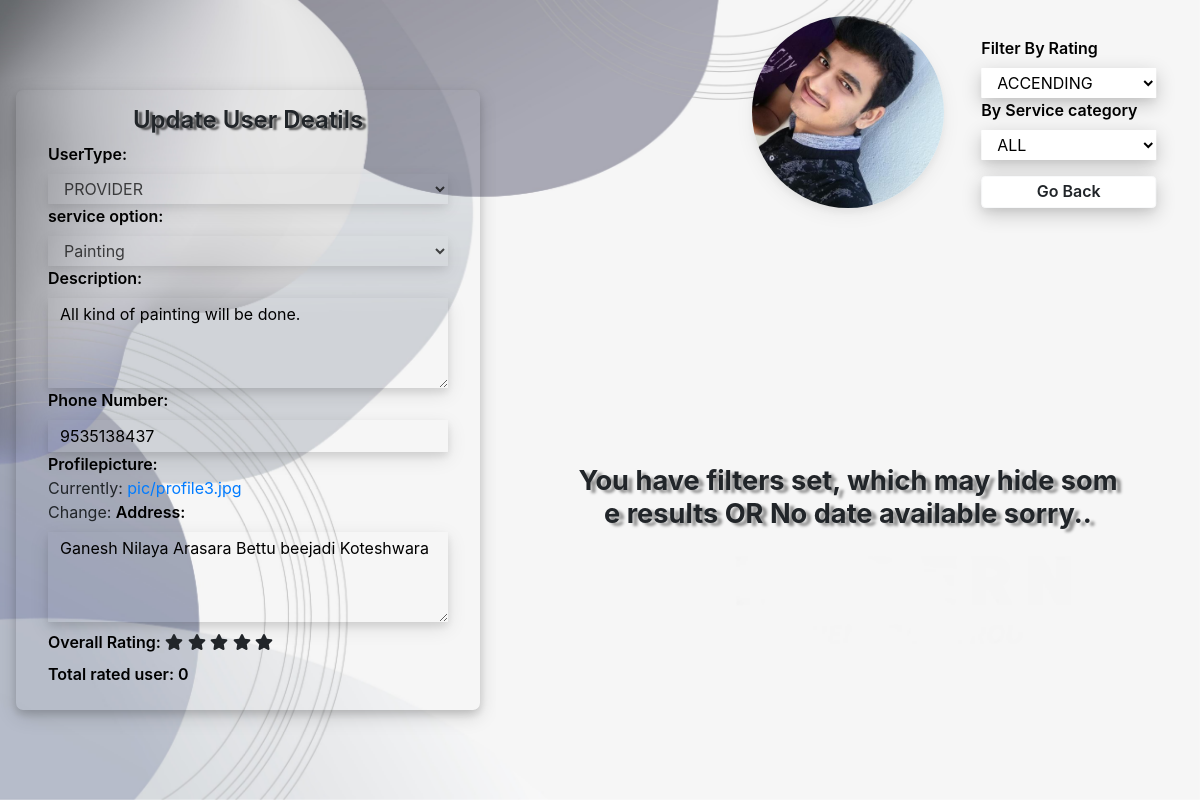
Screenshot of /userHome/1/ with the database file from the repository.
### core/models.py (models this page shows, shortened)
class Applicationuser(models.Model):
    class Meta:
        ordering =['uid']
    choice = (('provider','PROVIDER'),('seeker','SEEKER'))
    service_category = (
        ('cleaning','Cleaning'),
        ('plumbing','Plumbing'),
        ('electrician','Electrician'),
        ('painting','Painting'),
        ('furniture','Furniture Assembly')
    )
    uid = models.AutoField(primary_key=True)
    user = models.OneToOneField(User,null=True,on_delete=models.SET_NULL)
    user_satus = models.CharField(max_length=10,choices=choice,null=True,blank=True)
    service_catogory = models.CharField(max_length=50,blank=True,null=True,choices=service_category)
    description = models.TextField(blank=True,null=True)
    phonenumber = models.CharField(max_length=10)
    profile_pic = models.ImageField(upload_to='pic/',blank=True,null=True)
    rating = models.IntegerField(default=0)
    rated_user_count = models.IntegerField(default=0)
    address = models.TextField()

### core/views.py (the view)
# urls.py: url(r'^userHome/(?P<user_id>[0-9]+)/$',views.user_page,name="userhome"),
def user_page(request,user_id=None):
    username = Applicationuser.objects.get(uid=user_id).user.username
    Number_of_objects_per_page = 16
    context={}
    obj = Applicationuser.objects.get(uid=user_id )
    if request.method == "POST":
        form = App_user_form(request.POST,request.FILES,instance=obj)
        if form.is_valid():
            form.save()
    else:
        form = App_user_form( instance=obj)
    commentobj = Comment.objects.filter(job__provider__user__username=username)
    filter_rating_query = request.GET.get("filter_rating","accending")
    if filter_rating_query == "accending":
        commentobj = Comment.objects.filter(job__provider__user__username=username).order_by('rating','cid')
    else:
        commentobj = Comment.objects.filter(job__provider__user__username=username).order_by('-rating','cid')
    filter_category_query = request.GET.get("filter_cat","all")
    if filter_category_query == "all":
        pass
    else:
        commentobj = commentobj.filter(Q(job__job_title=filter_category_query))
    if commentobj:
        paginated_object_list = Paginator(commentobj,Number_of_objects_per_page)
        page_number =  request.GET.get('page')
        commentobj = paginated_object_list.get_page(page_number)
    try:
        if int(request.user.applicationuser.uid) == int(user_id):
            context["thirdperson"] = "self"
        else:
            context["thirdperson"] = "thirdperson"
    except Exception as p:
        context["thirdperson"] = "thirdperson"
    context['userobj']= obj
    context['commentobj'] = commentobj
    context['form']=form
    context['image']= Applicationuser.objects.get(uid=user_id).profile_pic.url
    return render(request,'user.html',context)

### core/forms.py
class App_user_form(forms.ModelForm):
    class Meta:
        model = Applicationuser
        fields = '__all__'
        exclude= ('uid','user','rating','rated_user_count')
        labels ={
            'user_satus' :'Select UserType',
            'phonenumber' : "Enter Phone Number",
            'profile_pic':"Select Profilepicture",
            'address':  "Enter Address",
            'service_catogory': "Enter service option"
        }
        widgets = {
             'description': forms.Textarea(attrs={'rows':2}),
             'address': forms.Textarea(attrs={'rows':2}),
        }

### template/user.html (shortened to what this page needs)
<!DOCTYPE html>
{% load custumTags %}
{% load static %}
{% load crispy_forms_tags %}
<html lang="en">
<head>
    <link rel="stylesheet" href="https://cdnjs.cloudflare.com/ajax/libs/font-awesome/4.7.0/css/font-awesome.min.css">
    <link rel="stylesheet" href="https://maxcdn.bootstrapcdn.com/bootstrap/4.0.0/css/bootstrap.min.css">
</head>
<body>
     <div class="maincontainer" >
        <div class="content-container" >
            <div class="left-content">
                    <form class="userform" method="POST" enctype="multipart/form-data">
                        <h4 class="updateheading">Update User Deatils</h4>
                        {{ form }}
                        <label class="mt-2">Overall Rating:  </label>
                         {% for x in "stars" %}
                            {% if forloop.counter <= userobj.rating %}
                                <span class="fa fa-star checked"></span>
                            {% else %}
                                <span class="fa fa-star"></span>
                            {% endif %}
                        {% endfor %}
                        <br>
                        <label >Total rated user:  {{userobj.rated_user_count}}</label>
                    </form>
            </div>
            <div class="right-content">
                    <div class="image-container">
                        <img class="userimage" src="{{image}}" alt="">
                        <div class="filter_container">
                            <label for="filter_rating">Filter By Rating</label>
                            <select name="filter_rating" id="filter_rating">
                                <option value="accending" selected>ACCENDING</option>
                            </select>
                            <label for="filter_cat">By Service category</label>
                            <select name="filter_cat" id="filter_cat">
                                <option value="all" selected>ALL</option>
                            </select>
                            <a class="btn btn-light back" onclick="goback()">Go Back</a>
                        </div>
                    </div>
                    <div class="container">
                    <div class="container_content">
                    {% for value in commentobj %}
                            <div class="card-container" onclick="gotoJobDash('{{value.job_id}}')">
                                    <div class="card-leftpart">
                                        <h5 class="commenter">{{value.job.seeker.user.username}}<span class="commentdate">{{value.timestamp}}</span></h5>
                                        <p class="comment">{{value.content}}</p>
                                        <span class="center_icon"></span>
                                        {% if value.job.job_title == "electrician" %}
                                            <i class="fas fa-charging-station"></i>
                                        {% elif value.job.job_title == "furniture" %}
                                                <i class="fas fa-chair"></i>
                                        {% elif value.job.job_title == "painting" %}
                                                <i class="fas fa-paint-roller"></i>
                                        {% elif value.job.job_title == "cleaning" %}
                                                <i class="fas fa-broom"></i>
                                        {% else%}
                                                <i class="fas fa-wrench"></i>
                                        {% endif %}
                                    </div>
                                    <div class="card-rightpart">
                                            {% for x in "stars" %}
                                                {% if forloop.counter <= value.rating %}
                                                    <span class="fa fa-star checked"></span>
                                                {% else %}
                                                    <span class="fa fa-star"></span>
                                                {% endif %}
                                            {% endfor %}
                                    </div>
                            </div>
                    {% empty %}
                        <h1 class="errormsg">You have filters set, which may hide some results OR No date available sorry..</h1>
                    {% endfor %}
                    </div>
                </div>
            </div>
        </div>
    </div>
</body>
</html>

### rows the page displays
Applicationuser: user_satus "PROVIDER", service_catogory "Painting", description "All kind of painting will be done.", phonenumber "9535138437", address "Ganesh Nilaya Arasara Bettu beejadi Koteshwara", rated_user_count "0"
